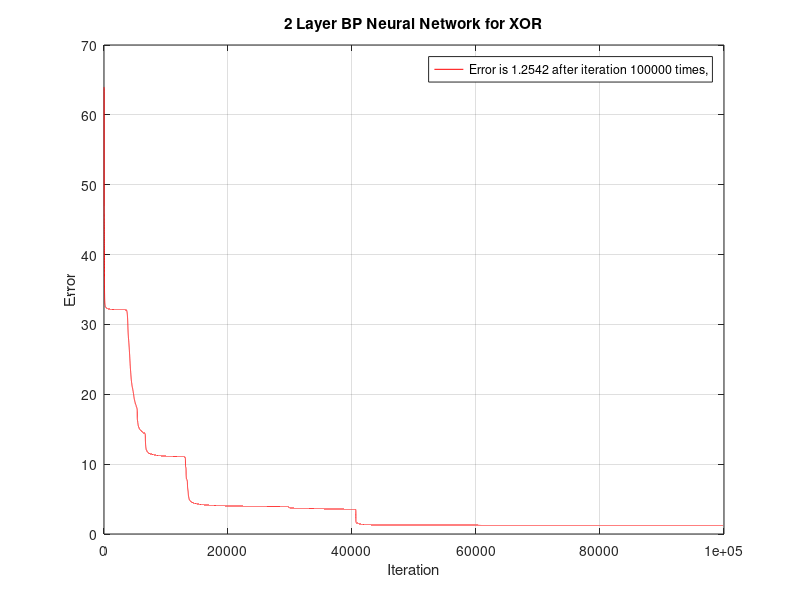

Here is the MATLAB script that generated this plot:
%% plot error
figure(1)
load dataXOR2.txt
data=dataXOR2;
plot(data,'r')
xlabel('Iteration')
ylabel('Error')
grid on
hold on
title('2 Layer BP Neural Network for XOR')
legend(['Error is ',num2str(data(end)),' after iteration ',num2str(length(data)),' times,',])










